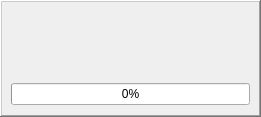
<ui version="4.0" >
 <author></author>
 <comment></comment>
 <exportmacro></exportmacro>
 <class>ImageAddProgress</class>
 <widget class="QWidget" name="ImageAddProgress" >
  <property name="geometry" >
   <rect>
    <x>0</x>
    <y>0</y>
    <width>261</width>
    <height>117</height>
   </rect>
  </property>
  <property name="windowTitle" >
   <string>Form</string>
  </property>
  <widget class="QFrame" name="frame" >
   <property name="geometry" >
    <rect>
     <x>0</x>
     <y>0</y>
     <width>261</width>
     <height>117</height>
    </rect>
   </property>
   <property name="minimumSize" >
    <size>
     <width>261</width>
     <height>117</height>
    </size>
   </property>
   <property name="frameShape" >
    <enum>QFrame::WinPanel</enum>
   </property>
   <property name="frameShadow" >
    <enum>QFrame::Raised</enum>
   </property>
   <layout class="QGridLayout" >
    <property name="margin" >
     <number>9</number>
    </property>
    <property name="spacing" >
     <number>6</number>
    </property>
    <item row="1" column="0" colspan="2" >
     <widget class="QProgressBar" name="progressBar" >
      <property name="value" >
       <number>0</number>
      </property>
      <property name="orientation" >
       <enum>Qt::Horizontal</enum>
      </property>
     </widget>
    </item>
    <item row="0" column="0" >
     <widget class="QLabel" name="imageLabel" >
      <property name="minimumSize" >
       <size>
        <width>64</width>
        <height>64</height>
       </size>
      </property>
      <property name="maximumSize" >
       <size>
        <width>64</width>
        <height>64</height>
       </size>
      </property>
      <property name="text" >
       <string/>
      </property>
     </widget>
    </item>
    <item row="0" column="1" >
     <widget class="QLabel" name="nameLabel" >
      <property name="text" >
       <string/>
      </property>
      <property name="wordWrap" >
       <bool>true</bool>
      </property>
     </widget>
    </item>
   </layout>
  </widget>
 </widget>
 <pixmapfunction></pixmapfunction>
 <resources/>
 <connections/>
</ui>
